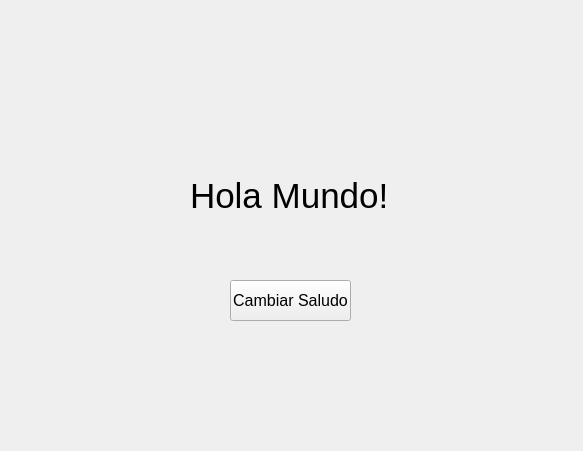
<?xml version="1.0" encoding="UTF-8"?>
<ui version="4.0">
 <class>MainWindow</class>
 <widget class="QMainWindow" name="MainWindow">
  <property name="geometry">
   <rect>
    <x>0</x>
    <y>0</y>
    <width>583</width>
    <height>451</height>
   </rect>
  </property>
  <property name="windowTitle">
   <string>MainWindow</string>
  </property>
  <widget class="QWidget" name="centralwidget">
   <widget class="QLabel" name="etiqueta">
    <property name="geometry">
     <rect>
      <x>190</x>
      <y>150</y>
      <width>221</width>
      <height>91</height>
     </rect>
    </property>
    <property name="font">
     <font>
      <pointsize>26</pointsize>
     </font>
    </property>
    <property name="text">
     <string>Hola Mundo!</string>
    </property>
   </widget>
   <widget class="QPushButton" name="cambiar">
    <property name="geometry">
     <rect>
      <x>230</x>
      <y>280</y>
      <width>121</width>
      <height>41</height>
     </rect>
    </property>
    <property name="font">
     <font>
      <pointsize>12</pointsize>
     </font>
    </property>
    <property name="text">
     <string>Cambiar Saludo</string>
    </property>
   </widget>
  </widget>
 </widget>
 <resources/>
 <connections/>
</ui>
